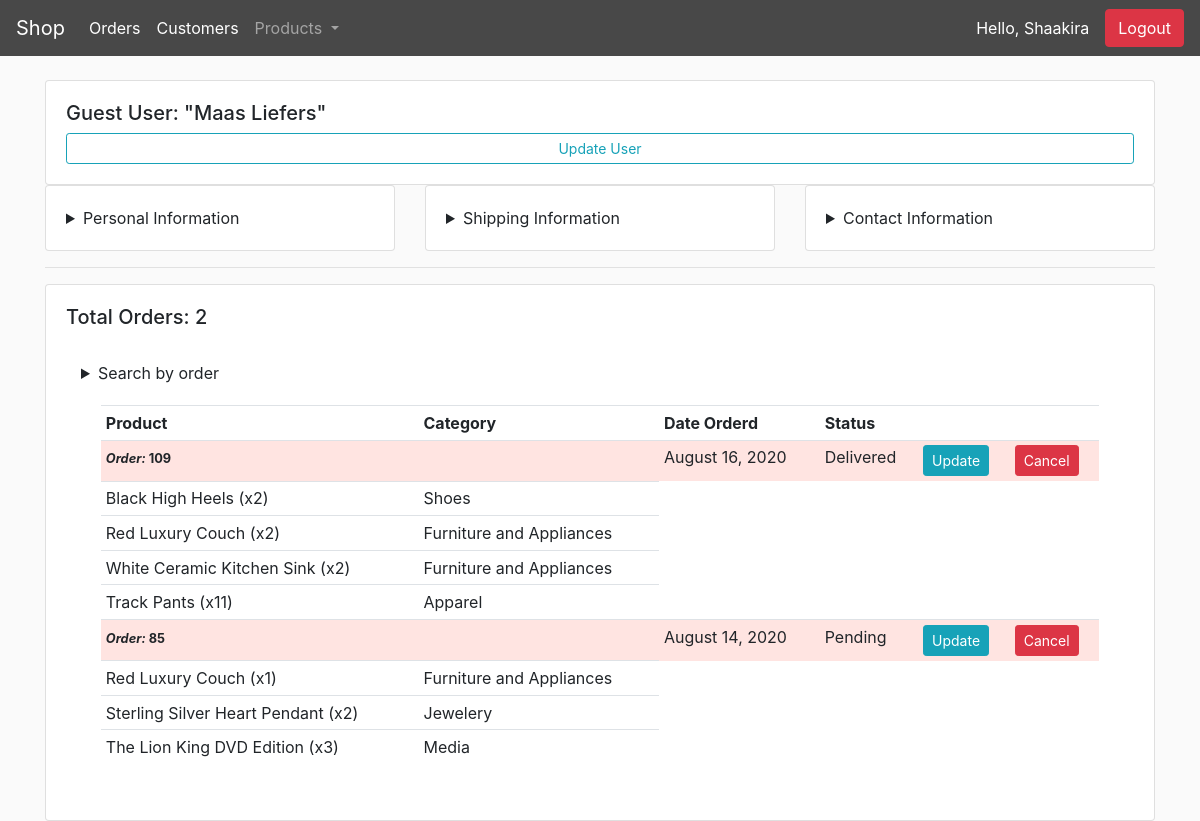
Page /staff/customers/guest/22/ (signed in) on the committed database.
### store/models.py (models this page shows, shortened)
class Customer(models.Model):
	user = models.OneToOneField(User, null=True, blank=True, on_delete=models.CASCADE)
	first_name = models.CharField(max_length=200, null=True)
	last_name = models.CharField(max_length=200, null=True)
	is_user = models.BooleanField(default=False, null=True, blank=True)
	email = models.EmailField(max_length=254)
	phone = models.CharField(max_length=500, null=True)
	profile_pic = models.ImageField(null=True, blank=True)

class Order(models.Model):
	STATUS = (
		('Pending', 'Pending'),
		('Out for delivery', 'Out for delivery'),
		('Delivered', 'Delivered'),
		)
	customer = models.ForeignKey(Customer, on_delete=models.CASCADE, null=True, blank=True)
	date_ordered = models.DateTimeField(auto_now_add=True)
	complete = models.BooleanField(default=False)
	transaction_id = models.CharField(max_length=100, null=True)
	status = models.CharField(max_length=200, null=True, choices=STATUS)
	@property
	def get_orderItems(self):
		orderitems = self.orderitem_set.all()
		return orderitems

class OrderItem(models.Model):
	product = models.ForeignKey(Product, on_delete=models.CASCADE, null=True)
	order = models.ForeignKey(Order, on_delete=models.SET_NULL, null=True)
	quantity = models.IntegerField(default=0, null=True, blank=True)
	date_added = models.DateTimeField(auto_now_add=True)

class Product(models.Model):
	name = models.CharField(max_length=200)
	description = models.TextField()
	featured = models.ImageField(null=True)
	price = models.DecimalField(max_digits=100, decimal_places=2,null=True)
	digital = models.BooleanField(default=False,null=True, blank=True)
	date_created = models.DateTimeField(auto_now_add=True, null=True)
	category = models.ForeignKey(Category, null=True, blank=True, on_delete=models.SET_NULL, related_name="category")
	tag = models.ManyToManyField(Tag, blank=True, related_name="tags")
	in_cart = models.BooleanField(default=False,null=True, blank=True)
	in_fav = models.BooleanField(default=False,null=True, blank=True)
	def __str__(self):
		return self.name

class Category(models.Model):
	name = models.CharField(max_length=200)
	def __str__(self):
		return self.name

### staff/views.py (the view)
# urls.py: path('staff/customers/guest/<str:pk>/', views.guest_profile, name="guest-profile"),
@staff_member_required(login_url='staff:login')
def guest_profile(request, pk):
    guest = Customer.objects.get(id=pk)
    try:
        orders = guest.order_set.filter(complete=True).order_by('-id')
        count = orders.count()
        address = ShippingAddress.objects.filter(customer=guest).last()
        filterOrderC = OrderFilterC(request.GET, queryset=orders)
        orders = filterOrderC.qs
    except:
        orders = {}
        count = 0
        address = {}
        filterItem = {}
        filterOrderC = {}
    context = {
        'guest': guest,
        'count': count,
        'orders': orders,
        'address': address,
        'filterOrderC': filterOrderC
    }
    return render(request, 'staff/guest_profile.html', context)

### staff/templates/staff/guest_profile.html (shortened to what this page needs)
{% extends 'staff/layout.html' %}
{% load static %}
{% block body %}
    <div class="row">
        <div class="col-md-12">
            <div class="card card-body">
            <h5>Guest User: "{{ guest.first_name }} {{ guest.last_name }}"</h5>
            <a class="btn btn-outline-info  btn-sm btn-block" href="">Update User</a>
            </div>
        </div>
        <div class="col-md">
            <div class="card card-body">
                <details>
                    <summary>Personal Information</summary>
                </details>
            </div>
        </div>
        {% if count != 0 %}
            <div class="col-md">
                <div class="card card-body">
                    <details>
                        <summary>Shipping Information</summary>
                    </details>
                </div>
            </div>
        {% endif %}
        <div class="col-md">
            <div class="card card-body">
                <details>
                    <summary>Contact Information</summary>
                </details>
            </div>
        </div>
    </div>
    <hr>
    <div class="row">
        <div class="col-md-12">
            <div class="card card-body">
                <h5>Total Orders: {{ count }}</h5>
                {% if count != 0 %}
                    <br>
                    <div class="col">
                        <details>
                            <summary>Search by order</summary>
                        </details>
                    </div>
                    <div class="col-md">
                        <div style="border: none;" class="card card-body">
                            <table class="table table-sm">
                                <tr>
                                    <th>Product</th>
                                    <th>Category</th>
                                    <th>Date Orderd</th>
                                    <th>Status</th>
                                    <th></th>
                                    <th></th>
                                </tr>
                                {% for order in orders %}
                                <tr style="background-color:#FFE4E1;">
                                    <td>
                                        <small>
                                            <strong>
                                                <i>Order: </i>{{ order.id }}
                                            </strong>
                                        </small>
                                    </td>
                                    <td></td>
                                    <td>{{order.date_ordered|date:"F d, Y"}}</td>
                                    <td>{{order.status}}</td>
                                    <td><a class="btn btn-sm btn-info" href="{% url 'staff:update-order' order.id %}">Update</a></td>
                                    <td><a class="btn btn-sm btn-danger" href="{% url 'staff:delete-order' order.id %}">Cancel</a></td>
                                </tr>
                                {% for item in order.get_orderItems %}
                                    <tr>
                                        <td>{{item.product}} (x{{item.quantity}})</td>
                                        <td>{{item.product.category}}</td>
                                    </tr>
                                {% endfor %}
                            {% endfor %}
                            </table>
                        </div>
                    </div>
                {% endif %}
            </div>
        </div>
    </div>
{% endblock %}

### staff/templates/staff/layout.html (shortened to what this page needs)
<!DOCTYPE html>
{% load static %}
<html>
    <head>
        <link rel="stylesheet" href="https://stackpath.bootstrapcdn.com/bootstrap/4.5.2/css/bootstrap.min.css">
        <link rel="stylesheet" type="text/css" href="{% static 'staff/css/staff_main.css' %}">
    </head>
    <body>
        <nav class="navbar sticky-top navbar-expand-lg navbar-dark bg-dark">
            <a class="navbar-brand" href="{% url 'store:index' %}">Shop</a>
            <div class="collapse navbar-collapse" id="navbarSupportedContent">
                <ul class="navbar-nav mr-auto">
                    <li class="nav-item active">
                        <a class="nav-link" href="{% url 'staff:index' %}">Orders<span class="sr-only">(current)</span></a>
                    </li>
                    <li class="nav-item active">
                        <a class="nav-link" href="{% url 'staff:customers' %}">Customers</a>
                    </li>
                    <li class="nav-item dropdown">
                        <a class="nav-link dropdown-toggle" href="#" id="navbarDropdown" role="button" data-toggle="dropdown" aria-haspopup="true" aria-expanded="false">
                          Products
                        </a>
                    </li>
                </ul>
            </div>
            {% if user.is_authenticated %}
                        <li style="list-style: none; color: white; padding-right: 1em;">Hello, {{ request.user.first_name }}</li>
                        <a class="btn btn-danger" style="color: white;" href="{% url 'staff:logout' %}">Logout</a>
                    {% endif %}
        </nav>
        <div class="container">
            <br>
            {% block body %}{% endblock %}
        </div>
    </body>
</html>

### staff/static/staff/css/staff_main.css (style rules this page uses)
body { background-color: hsl(0, 0%, 98%); box-sizing: border-box; padding: 0; }
.bg-dark { background-color: #484848!important; }
.active { opacity: 1; }

### rows in the picture
Customer: first_name "Maas", last_name "Liefers"
Order: id "109", date_ordered "August 16, 2020", status "Delivered"
OrderItem: product "Black High Heels", quantity "2", product.category "Shoes"
OrderItem: product "Red Luxury Couch", quantity "2", product.category "Furniture and Appliances"
OrderItem: product "White Ceramic Kitchen Sink", quantity "2", product.category "Furniture and Appliances"
OrderItem: product "Track Pants", quantity "11", product.category "Apparel"
Order: id "85", date_ordered "August 14, 2020", status "Pending"
OrderItem: product "Red Luxury Couch", quantity "1", product.category "Furniture and Appliances"
OrderItem: product "Sterling Silver Heart Pendant", quantity "2", product.category "Jewelery"
OrderItem: product "The Lion King DVD Edition", quantity "3", product.category "Media"

### other values in the picture
{{ request.user.first_name }} "Shaakira"
{{ count }} "2"
